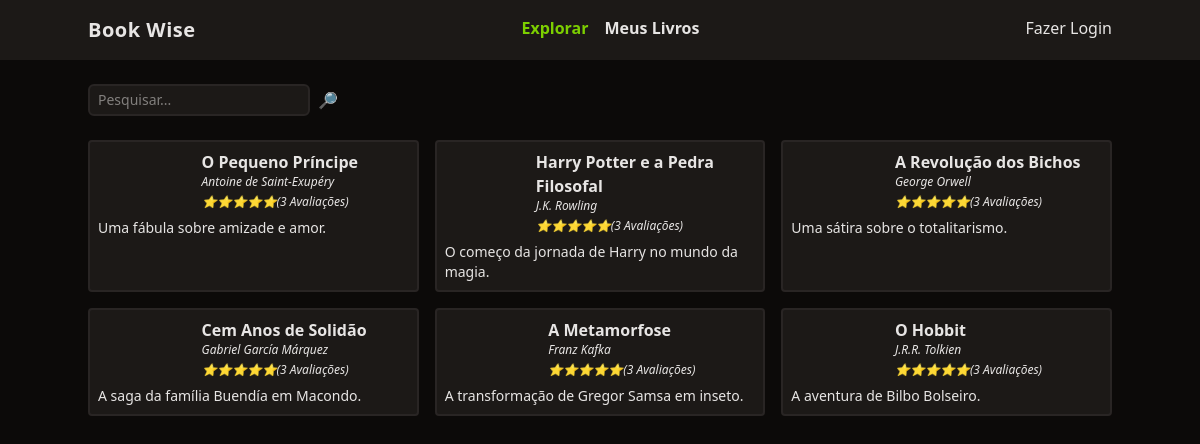
The page / on the database its author committed.
### tables this page shows
CREATE TABLE books (
  id integer primary key,
  title varchar(255),
  author varchar(100),
  description text,
  release_year integer,
  user_id integer,
  foreign key(user_id) references users(id) on delete cascade
);

### functions.php (called while the page is built, shortened)
<?php
function view($view, $data = []): void {
    require 'views/template/app.php';
}
function auth() {
    if (!isset($_SESSION['auth'])) {
        return null;
    }
    return $_SESSION['auth'];
}

### controllers/index.controller.php (called while the page is built)
<?php
    $search = $_REQUEST["search"] ?? '';
    $books = $database->query(
        query: "select * from books where title like :search",
        class: Book::class,
        params: ['search' => "%$search%"]
    )->fetchAll();
    view('index', compact('books'));

### routes.php (called while the page is built, shortened)
<?php
$controller = str_replace('/', '',parse_url($_SERVER['REQUEST_URI'])['path']);
if (!$controller) {
    $controller = 'index';
}
require "controllers/{$controller}.controller.php";

### index.php (called while the page is built, shortened)
<?php
require 'functions.php';
$config = require 'config.php';
require "Database.php";
require 'routes.php';

### config.php (called while the page is built)
<?php
return [
    'database' => [
         'driver' => 'sqlite',
         'database' => 'database.sqlite',
    ]
];

### Database.php (called while the page is built)
<?php
class Database {
    private $db;
    public function __construct($config) {
        $this->db = new PDO($this->getDsn($config));
    }
    private function getDsn($config) {
        $driver = $config['driver'];
        unset($config['driver']);
        $dsn = $driver . ':' . http_build_query($config, '', ';');
        if ($driver == 'sqlite') {
            $dsn = $driver . ':' . $config['database'];
        }
        return $dsn;
    }
    public function query($query, $class = null, $params = [])
    {
        $prepare = $this->db->prepare($query);
        if ($class) {
            $prepare->setFetchMode(PDO::FETCH_CLASS, $class);
        }
        $prepare->execute($params);
        return $prepare;
    }
}
$database = new Database($config['database']);

### views/index.view.php (the view)
<form class="w-full flex space-x-2 mt-6">
    <input
        type="text"
        name="search"
        class="border-stone-800 border-2 rounded-md bg-stone-900 text-sm focus:outline-none px-2 py-1"
        placeholder="Pesquisar..."
    />
    <button type="submit">🔎</button>
</form>
<section class="grid gap-4 grid-cols-1 md:grid-cols-2 lg:grid-cols-3">
    <?php foreach ($books as $book): ?>
        <div class="p-2 rounded border-stone-800 border-2 bg-stone-900">
            <div class="flex">
                <div class="w-1/3"><?= $book->user_id ?></div>
                <div class="space-y-1">
                    <a href="/livro?id=<?= $book->id ?>" class="font-semibold hover:underline"><?= $book->title ?></a>
                    <div class="text-xs italic"><?= $book->author ?></div>
                    <div class="text-xs italic">⭐⭐⭐⭐⭐(3 Avaliações)</div>
                </div>
            </div>
            <div class="text-sm mt-2"><?= $book->description ?></div>
        </div>
    <?php endforeach; ?>
</section>

### views/template/app.php (shortened to what this page needs)
<!DOCTYPE html>
<html lang="pt-Br">
<head>
    <script src="https://cdn.jsdelivr.net/npm/@tailwindcss/browser@4"></script>
</head>
<body class="bg-stone-950 text-stone-200">
    <header class="bg-stone-900">
        <nav class="mx-auto max-w-screen-lg flex justify-between py-4">
            <div class="font-bold text-xl tracking-wide">Book Wise</div>
            <ul class="flex space-x-4 font-bold">
                <li><a href="/" class="text-lime-500">Explorar</a></li>
                <li><a href="/meus-livros.php" class="hover:underline">Meus Livros</a></li>
            </ul>
            <ul>
                <?php if (auth()): ?>
                    <li><a href="/logout">Oi <?= auth()->name ?></a></li>
                <?php else: ?>
                    <li><a href="/login">Fazer Login</a></li>
                <?php endif; ?>
            </ul>
        </nav>
    </header>
    <main class="mx-auto max-w-screen-lg space-y-6">
        <?php require "views/{$view}.view.php" ?>
    </main>
</body>
</html>

### rows shown on the page
books: title "O Pequeno Príncipe", author "Antoine de Saint-Exupéry", description "Uma fábula sobre amizade e amor."
books: title "Harry Potter e a Pedra Filosofal", author "J.K. Rowling", description "O começo da jornada de Harry no mundo da magia."
books: title "A Revolução dos Bichos", author "George Orwell", description "Uma sátira sobre o totalitarismo."
books: title "Cem Anos de Solidão", author "Gabriel García Márquez", description "A saga da família Buendía em Macondo."
books: title "A Metamorfose", author "Franz Kafka", description "A transformação de Gregor Samsa em inseto."
books: title "O Hobbit", author "J.R.R. Tolkien", description "A aventura de Bilbo Bolseiro."
